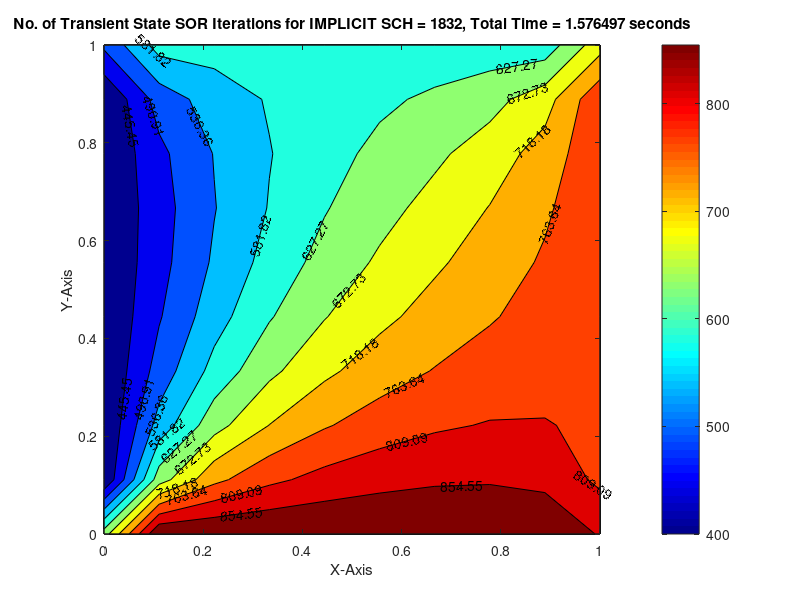

The MATLAB source for this figure:
%Solving 2D Heat Conduction Equation by Successive Relaxation Method
%(Trasient State Implicit Scheme)
%Author: Aditya Iyer Ramesh


close all
clc

%Initializing parameters
%grid points
nx = 10;
ny = nx;
nt = 1400;
Lx = 1; 
Ly = 1;

%For Mesh
x = linspace(0,Lx,nx);
y = linspace(0,Ly,ny);

%Spacing of grids
dx = x(2) - x(1);
dy = dx;

%Error criteria & tolerance (EC > Tol)
error = 9e9;
tol = 1e-4;
dt = 1e-3;

%Thermal Diffusivity
alpha = 1.4;

%Relaxation factor omega = w
w = 1.2;

%Temperature Matrix
Temp = 300*ones(nx,ny);

%Boundary Conditions
Temp(nx,2:ny-1) = 600; %Temp at Top
Temp(1,2:ny-1) = 900;   %Temp at Bottom
Temp(2:nx-1,1) = 400;   %Temp at Left
Temp(2:nx-1,ny) = 800;   %Temp at Right


%For Average Temperatures at Corners
Temp(nx,1) = (600 + 400)/2;
Temp(1,1) = (900 + 400)/2;
Temp(1,ny) = (900 + 800)/2;
Temp(nx,ny) = (600 + 800)/2;

%Assigning Meshes
[xx,yy] = meshgrid(x,y);

%Solver for Jacobi Iteration
iterative_solver = 3;

%Counter for iteration 
iteration_counter = 1;

%Declaring original values of Temp
Temp_old = Temp;
Temp_initial_dt = Temp;

%Computing of 2D Transient Heat Conduction Eqn by Jacobi Solver starts
tic;

if iterative_solver == 3
    dt = 1e-3;
    k1 = (alpha*dt)/(dy^2);
    %loop for time iterations
    for nt = 1:1400
        error = 9e9;
        %loop of convergence
        while (error > tol)
            for i = 2:nx-1
                for j = 2:ny-1
                    Temp_orig = Temp(i-1,j) + Temp_old(i+1,j) + Temp(i,j-1) + Temp_old(i,j+1);
                    Temp_seidel = Temp_initial_dt(i,j)/(1+(4*k1)) + ((k1)/(1+(4*k1)))*Temp_orig;
                    Temp(i,j) = (1 - w)*Temp_old(i,j) + w*Temp_seidel;
                end
            end
            error = max(max(abs(Temp_old - Temp)));
           
            %Updating value of temperatures after each iteration
            Temp_old = Temp;
            Temp_initial_dt = Temp;
            iteration_counter = iteration_counter + 1;
        end
    end
    
    toc;
    time = toc;

%Contour Plots
figure(1)
contourf(x,y,Temp)
clabel(contourf(x,y,Temp))
colorbar
colormap('jet')

%Labelling
xlabel("X-Axis")
ylabel("Y-Axis")
title(sprintf('No. of Transient State SOR Iterations for IMPLICIT SCH = %d, Total Time = %f seconds',iteration_counter,time));
end        